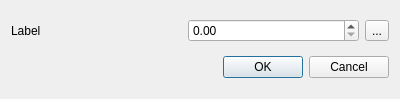
<?xml version="1.0" encoding="UTF-8"?>
<ui version="4.0">
 <class>QgsEnMasseValueDialog</class>
 <widget class="QDialog" name="QgsEnMasseValueDialog">
  <property name="geometry">
   <rect>
    <x>0</x>
    <y>0</y>
    <width>400</width>
    <height>99</height>
   </rect>
  </property>
  <property name="windowTitle">
   <string>Dialog</string>
  </property>
  <layout class="QGridLayout" name="gridLayout">
   <item row="0" column="0">
    <widget class="QLabel" name="mLabel">
     <property name="text">
      <string>Label</string>
     </property>
    </widget>
   </item>
   <item row="0" column="1">
    <widget class="QDoubleSpinBox" name="mSpinBox"/>
   </item>
   <item row="0" column="2">
    <widget class="QgsDataDefinedButton" name="mDDBtn">
     <property name="text">
      <string>...</string>
     </property>
    </widget>
   </item>
   <item row="1" column="0" colspan="3">
    <widget class="QDialogButtonBox" name="buttonBox">
     <property name="orientation">
      <enum>Qt::Horizontal</enum>
     </property>
     <property name="standardButtons">
      <set>QDialogButtonBox::Cancel|QDialogButtonBox::Ok</set>
     </property>
    </widget>
   </item>
  </layout>
 </widget>
 <customwidgets>
  <customwidget>
   <class>QgsDataDefinedButton</class>
   <extends>QToolButton</extends>
   <header>qgsdatadefinedbutton.h</header>
  </customwidget>
 </customwidgets>
 <resources/>
 <connections>
  <connection>
   <sender>buttonBox</sender>
   <signal>accepted()</signal>
   <receiver>QgsEnMasseValueDialog</receiver>
   <slot>accept()</slot>
   <hints>
    <hint type="sourcelabel">
     <x>248</x>
     <y>254</y>
    </hint>
    <hint type="destinationlabel">
     <x>157</x>
     <y>274</y>
    </hint>
   </hints>
  </connection>
  <connection>
   <sender>buttonBox</sender>
   <signal>rejected()</signal>
   <receiver>QgsEnMasseValueDialog</receiver>
   <slot>reject()</slot>
   <hints>
    <hint type="sourcelabel">
     <x>316</x>
     <y>260</y>
    </hint>
    <hint type="destinationlabel">
     <x>286</x>
     <y>274</y>
    </hint>
   </hints>
  </connection>
 </connections>
</ui>
